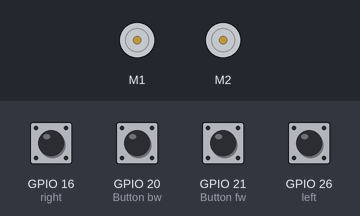
Recording of a program running on a simulated Raspberry Pi (BCM pin numbers). Parts: 2 × DC motor (green arrow = forward, orange = backward, longer = faster). The inputs (shaded band) are chosen by the test bench; at power-on: GPIO 16 (right), GPIO 20 (Button bw), GPIO 21 (Button fw), GPIO 26 (left) HIGH. Motors are numbered in the order the program creates them (left before right in a Robot).

Above: at 1.2 s.
1.3 s: GPIO 16 (right) pulled LOW for 0.15 s
At 1.37 s:
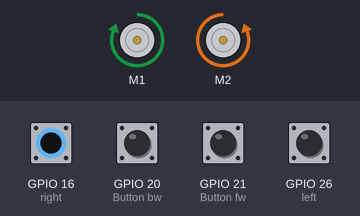
2.9 s: GPIO 20 (Button bw) pulled LOW for 0.15 s
At 2.97 s:
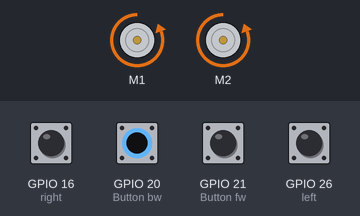
4.5 s: GPIO 21 (Button fw) pulled LOW for 0.15 s
At 4.57 s:
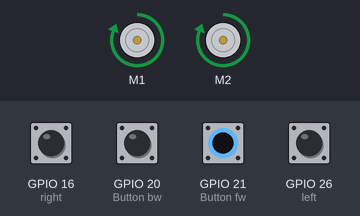
6.1 s: GPIO 26 (left) pulled LOW for 0.15 s
At 6.17 s:
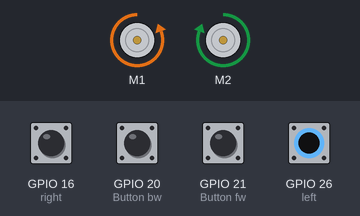
Timing chart, 0 to 8.7 s (numbered marks = the images above; inputs shaded):
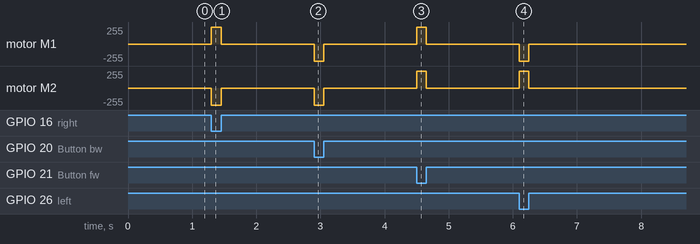

Measured:
- after the input at 1.3 s, motor M1: stopped → forward 255/255 at once, → stopped 0.15 s later; motor M2: stopped → backward 255/255 at once, → stopped 0.15 s later
- after the input at 2.9 s, motor M1, motor M2: stopped → backward 255/255 at once, → stopped 0.15 s later
- after the input at 4.5 s, motor M1, motor M2: stopped → forward 255/255 at once, → stopped 0.15 s later
- after the input at 6.1 s, motor M1: stopped → backward 255/255 at once, → stopped 0.15 s later; motor M2: stopped → forward 255/255 at once, → stopped 0.15 s later

The program:

Button_Controlled_Robot.py
```python
# Use four GPIO buttons as forward/back/left/right controls for a robot

from gpiozero import RyanteckRobot, Button
from signal import pause

robot = RyanteckRobot()

# Define four GPIO buttons

left = Button(26)
right = Button(16)
fw = Button(21)
bw = Button(20)

fw.when_pressed = robot.forward    # Moves frwd until you release the fw button
fw.when_released = robot.stop

left.when_pressed = robot.left     # Turns left until you release the left button
left.when_released = robot.stop

right.when_pressed = robot.right   # Turns right you release the right button
right.when_released = robot.stop

bw.when_pressed = robot.backward   # Moves backwd until you release the bw button
bw.when_released = robot.stop

pause()
```
